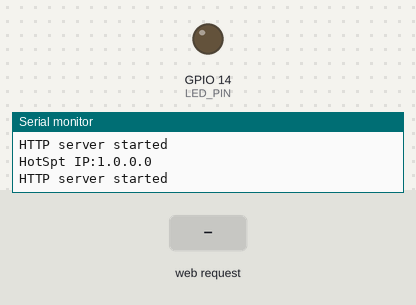
A sketch run on a simulated ESP32. On the bench: output pins drawn as LEDs (lit = HIGH), the last lines printed to the serial monitor. The test bench sets the inputs (shaded band).

Above: at 1.3 s.
1.4 s: HTTP request GET /off received
At 2.2 s:
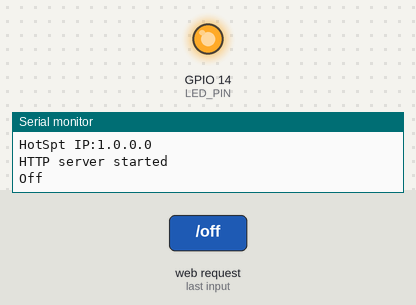
2.9 s: HTTP request GET /on received
At 3.4 s:
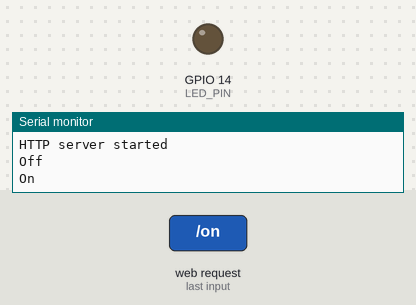
Timing chart, 0 to 5.9 s (numbered marks = the images above; inputs shaded):
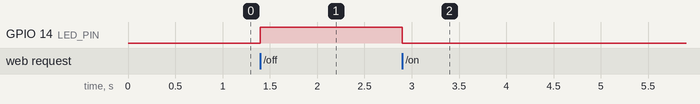

Measured:
- after the input at 1.4 s, GPIO 14 (LED_PIN): LOW → HIGH at once
- after the input at 2.9 s, GPIO 14 (LED_PIN): HIGH → LOW at once

The sketch:

ESP32_LEDcontrol.ino
```cpp
#include <WiFi.h>
#include <WebServer.h>

const char *ssid = "ESP32-AP";
const char *password = "123456789";

#define LED_PIN           14
#define Led1On()          digitalWrite(LED_PIN, 0)
#define Led1Off()         digitalWrite(LED_PIN, 1)

#define SW_PIN            1

WebServer server(80);  // Object of WebServer(HTTP port, 80 is defult)
void handle_root();

int motor_step = 0;

// HTML 페이지
#if 1
const char index_html[] PROGMEM = R"rawliteral(
<!DOCTYPE html> <html>
<head><meta name="viewport" content="width=device-width, initial-scale=1.0, user-scalable=no">
<title>LED Control</title>
	<style>
body{
  background:#2c3e50;
  font-family: 'Open Sans', sans-serif;
}

h1, button{
  color:#fff;
  text-align: center;
  padding: 20px;
}

p{
  color:#fff;
  text-align: center;
  padding-top: 500px;
  font-size: 10px;
}

a{
   text-decoration:none;
   color:#fff;
}
.main{
  text-align: center;
  width: 100%;
  margin-bottom:20px;
}

.button-1{
  text-align: center;
  cursor: pointer;
  font-size:24px;
}

.button-1 {
  border-radius: 10px;
  //background-color:#d32000;
  background-color: #27ae60;
  border: none;
  padding: 20px;
  width: 300px;
  box-shadow: 0 2px #FFFFFF;
}
</style>
</head>
<body>
  <h1>Simple Webserber</h1>
  <div class="main">
      <a href="on"><button class="button-1"><span>LED On</span></button></a>
  </div>
  <div class="main">
      <a href="off"><button class="button-1"><span>LED Off</span></button></a>
  </div>
</body>
)rawliteral";
#endif


//페이지 요청이 들어 오면 처리 하는 함수
void handle_root()
{
  server.send(200, "text/html", index_html);
}


//On 버튼 페이지 처리함수
void SetLedStatusOn()
{
    Serial.println("On");
    Led1On();
    server.send(200, "text/html", index_html);
}

//Off 버튼 페이지 처리함수
void SetLedStatusOff()
{
    Serial.println("Off");
    Led1Off();
    server.send(200, "text/html", index_html);
}


void InitWiFi(void)
{
  WiFi.mode(WIFI_AP); // Only Access point (AP mode)
  IPAddress myIP = WiFi.softAP(ssid, password);

  Serial.print("AP SSID: ");
  Serial.println(ssid);
  Serial.println("HTTP server started");

  Serial.print("HotSpt IP:");
  Serial.println(myIP);
}

void InitWebServer()
{
  //페이지 요청 처리 함수 등록
  server.on("/", handle_root);
  server.on("/index.html", handle_root);
  server.on("/on", SetLedStatusOn);
  server.on("/off", SetLedStatusOff);
  server.begin();
}


void setup() {
    pinMode(LED_PIN, OUTPUT);
    Led1On();
    pinMode(SW_PIN, INPUT_PULLUP);

    Serial.begin(115200);
    Serial.println("ESP32 Simple web Start");
    Serial.println(ssid);

    InitWiFi();
    InitWebServer();

    Serial.println("HTTP server started");
    delay(100);
}

void loop() {
  server.handleClient();
}
```
